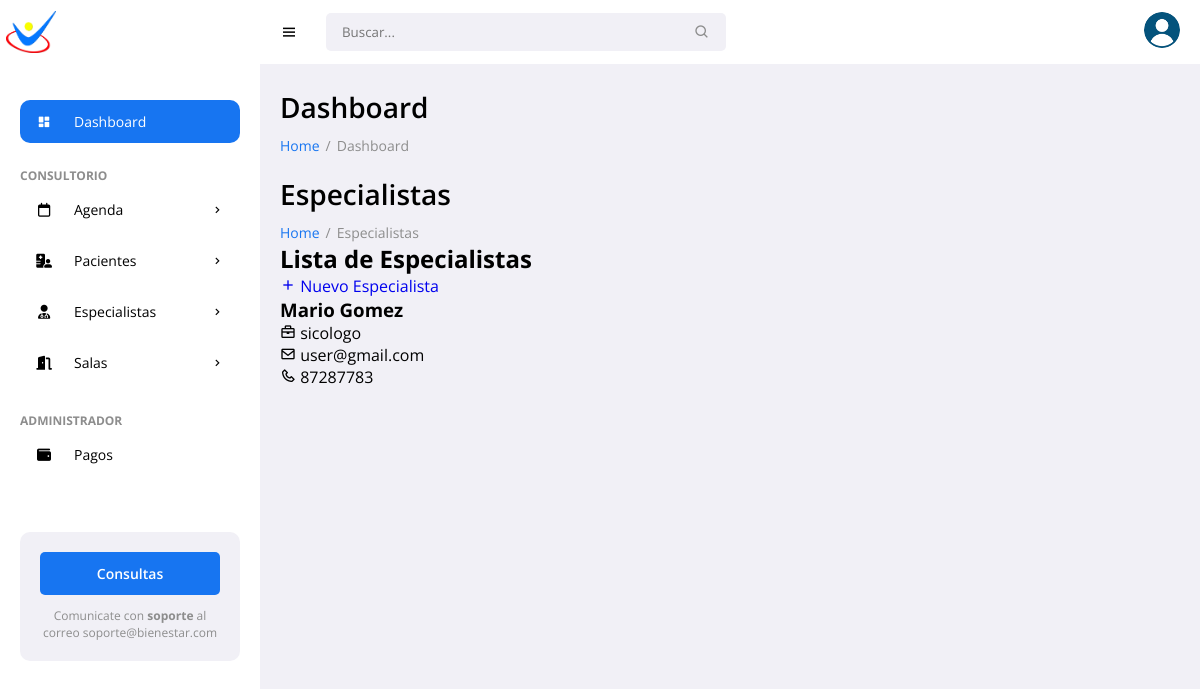
/specialists/ (signed in), run on an earlier commit of the app's database.
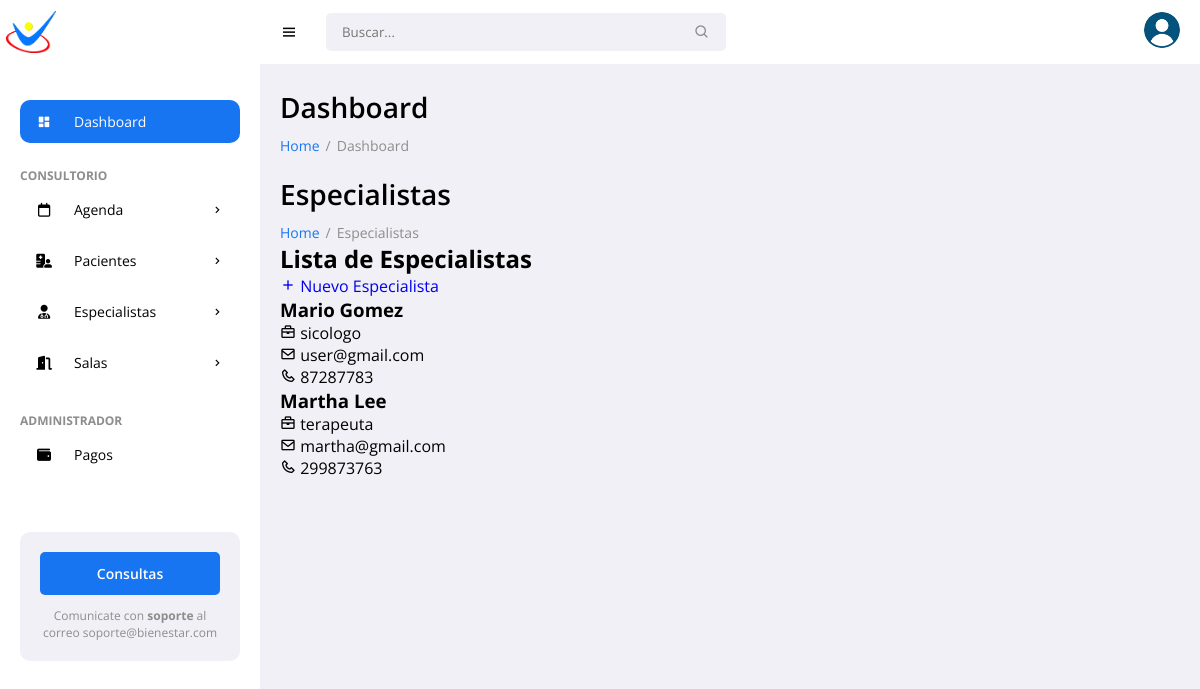
And on a later commit of the database.
### pacientes/models.py (models this page shows, shortened)
class Specialist(models.Model):
    name = models.CharField(max_length=100)
    surname = models.CharField(max_length=100)
    specialty = models.CharField(max_length=100)
    email = models.EmailField()
    phone = models.CharField(max_length=20)

### pacientes/views.py (the view)
# urls.py: path('specialists/', views.specialist_list, name='specialist_list'),
@login_required
def specialist_list(request):
    specialists = Specialist.objects.all()
    return render(request, 'pacientes/specialist_list.html', {'specialists': specialists})

### pacientes/templates/pacientes/specialist_list.html
{% extends 'pacientes/base.html' %}
{% block content %}
<h1 class="title">Especialistas</h1>
<ul class="breadcrumbs">
    <li><a href="{% url 'patient_list' %}">Home</a></li>
    <li class="divider">/</li>
    <li><a href="#" class="active">Especialistas</a></li>
</ul>
<div class="data-list">
    <div class="list-header">
        <h2>Lista de Especialistas</h2>
        <a href="{% url 'new_specialist' %}" class="btn-add">
            <i class='bx bx-plus'></i>
            Nuevo Especialista
        </a>
    </div>
    <div class="list-content">
        {% for specialist in specialists %}
            <div class="list-item">
                <div class="item-info">
                    <h3>{{ specialist.name }} {{ specialist.surname }}</h3>
                    <p><i class='bx bx-briefcase'></i> {{ specialist.specialty }}</p>
                    <p><i class='bx bx-envelope'></i> {{ specialist.email }}</p>
                    <p><i class='bx bx-phone'></i> {{ specialist.phone }}</p>
                </div>
            </div>
        {% empty %}
            <div class="empty-state">
                <i class='bx bx-user-x'></i>
                <p>No hay especialistas registrados.</p>
            </div>
        {% endfor %}
    </div>
</div>
{% endblock %}

What changed in the data, as far as the page shows it:
added Specialist: name "Martha", surname "Lee", specialty "terapeuta", email "martha@gmail.com", phone "299873763"
